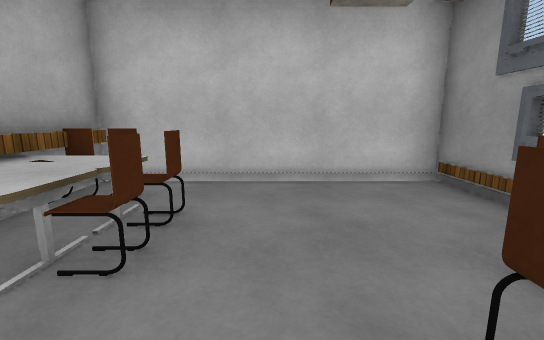
[1] (above)

12 first-person views from a walk through a Unity game level. The camera is 1.2 m above the floor, tilts 10° down and sees 90° across. The floor is counted in squares, 1 m on a side. Each view is taken from the middle of a square. On the plan, view 1 faces up. The plan holds only what a view shows up to about 13 squares ahead; the rest is blank. The player is left out. Some surface patterns are stand-ins.

[2]
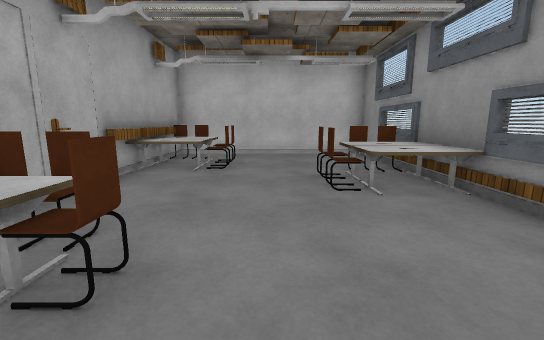

[3]
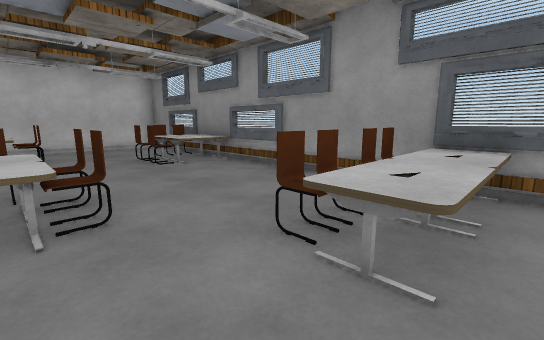

[4]
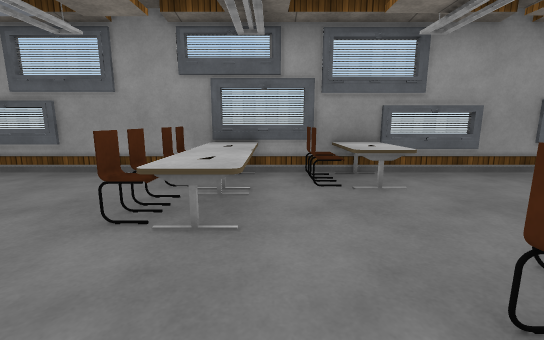

[5]
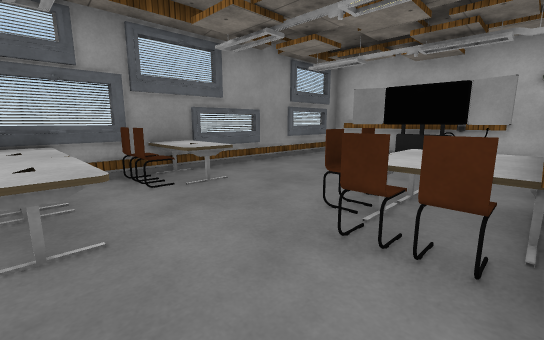

[6]
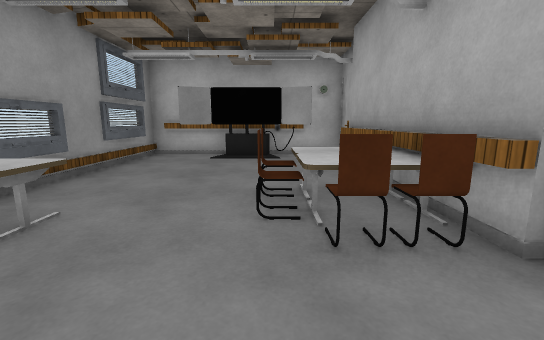

[7]
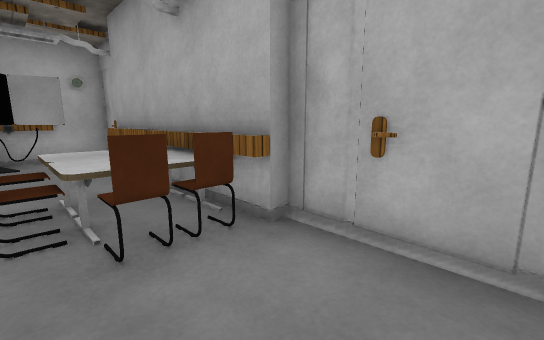

[8]
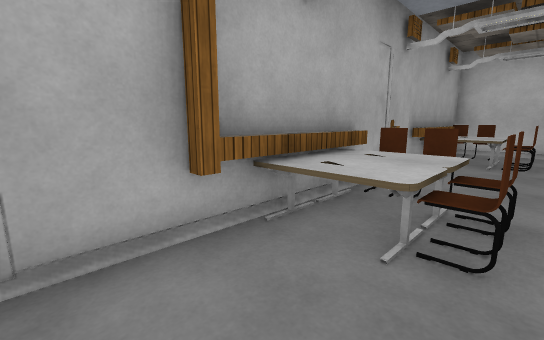

[9]
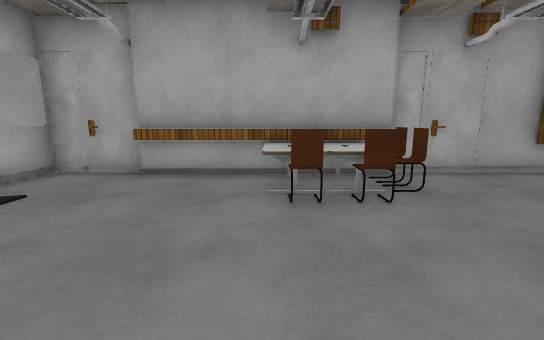

[10]
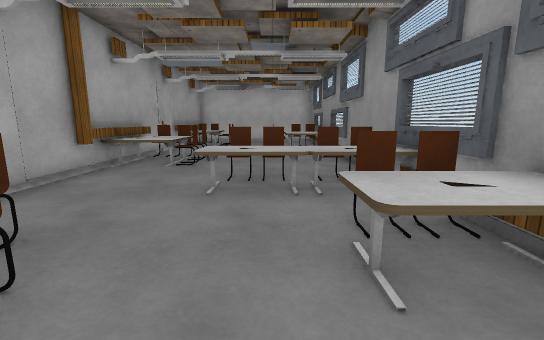

[11]
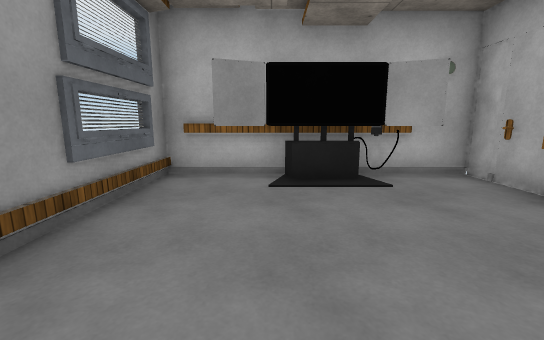

[12]
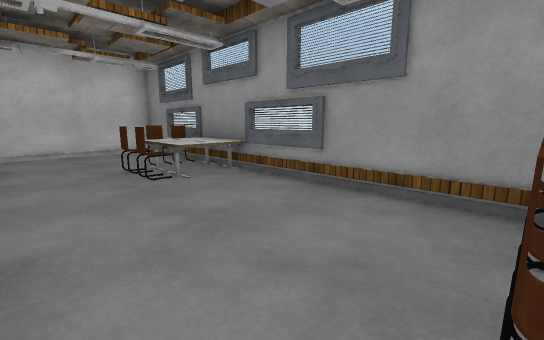

### Floor plan
Points are (right, up) in squares from view 1. A wall is a line through its corners. A room is listed if a view was taken in it or the views show most of it. See-through windows are left out.
Room 1 (views 1, 2, 3, 4, 5, 6, 7, 8, 9, 10, 11, 12)
walls: (-3.3, -9.3) (-3.3, -15.1); (-3.6, -15.1) (-3.6, -17.4) (3.5, -17.4) (3.5, 5.7) (-3.6, 5.7) (-3.6, -9.3) (-3, -9.3)
low walls: (-3, -9.9) (-3, -12.1); (-3, -12.4) (-3, -15.1); (-3.3, 1.5) (-3.3, 0.7); (-3.3, 5.5) (-3.3, 4.4)
objects: other object (-3, -9); table (-3, -5) to (-2, -4); table (-3, -3) to (-2, -3); other object (-3, -2); table (-3, 2) to (-2, 2); table (-3, 3) to (-2, 4); other object (-3, 4); table (-2, -12); other object (-2, -9); other object (-2, -2); other object (-1, -12); other object (-1, -11) to (-1, -10); other object (-1, -4); other object (-1, -3); other object (-1, 2); other object (-1, 3); other object (0, -17); table (0, -7) to (1, -7); other object (0, -6); other object (1, -6); other object (1, 0); other object (1, 1); table (2, -10) to (3, -9); table (2, -7) to (3, -7); other object (2, -6); other object (2, 2); other object (3, -9); other object (3, -6); other object (3, 2)

Positions as (right, up) in squares from view 1, and headings:
1: (0, 0), facing up
2: (0, -5), facing up
3: (-2, -8), facing up-right
4: (-3, -8), facing right
5: (-3, -7), facing down-right
6: (-1, -7), facing down
7: (-1, -7), facing down-left
8: (-1, -7), facing up-left
9: (3, -12), facing left
10: (1, -12), facing up
11: (1, -11), facing down
12: (-1, -6), facing up-right
